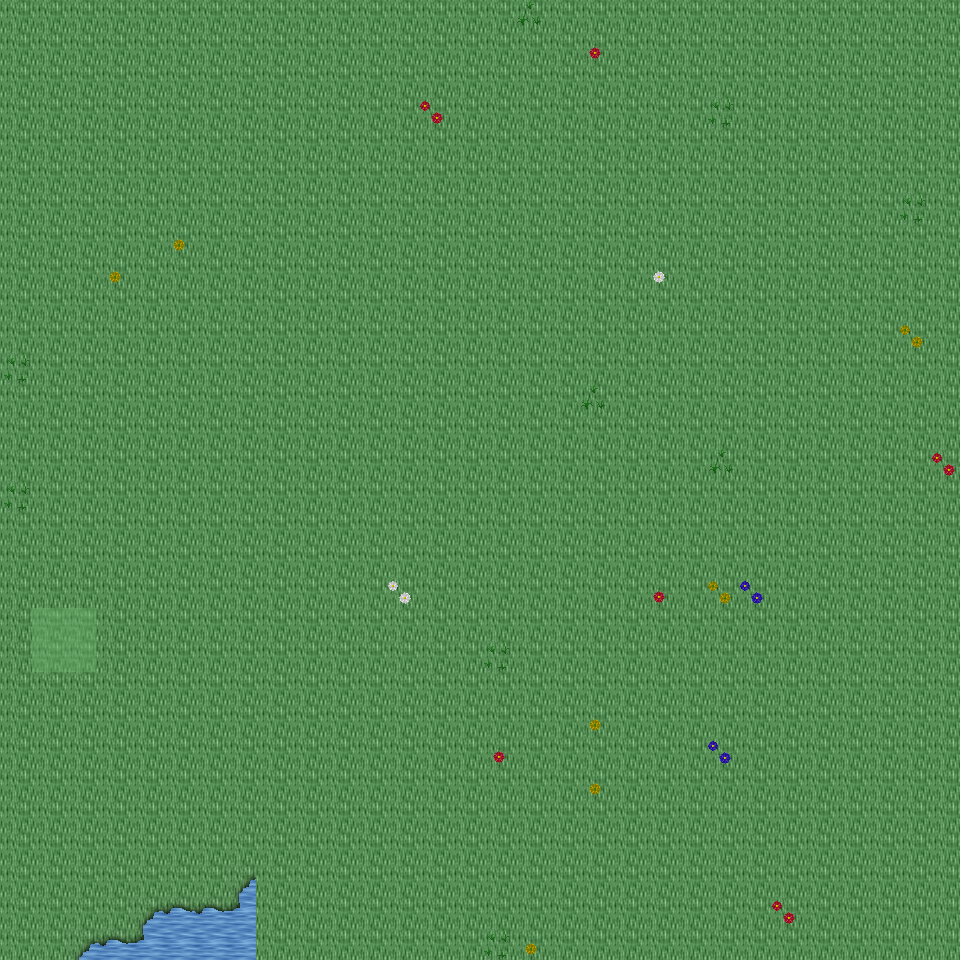

Rendered tile map (Tiled .tmx) drawn with the repository's tilesets; below, a short description and the map source with its tile grids summarised:
An orthogonal 30x30 tile map with 32x32 px tiles, 6 tile layers (Ground, Object, Object2, Above, ...), 28 tilesets and 3 objects (3x mapExit).

<map version="1.0" orientation="orthogonal" renderorder="right-down" width="30" height="30" tilewidth="32" tileheight="32" nextobjectid="4">
  <tileset firstgid="1" name="tileset_ground_ground" tilewidth="32" tileheight="32" tilecount="33" columns="3">
    <image source="../drawable/tileset_ground_ground.png" width="96" height="352" />
  </tileset>
  <tileset firstgid="34" name="tileset_ground_water_pool" tilewidth="32" tileheight="32" tilecount="72" columns="3">
    <image source="../drawable/tileset_ground_water_pool.png" width="96" height="768" />
  </tileset>
  <tileset firstgid="106" name="tileset_plant_flower_daisy_red" tilewidth="32" tileheight="32" tilecount="8" columns="2">
    <image source="../drawable/tileset_plant_flower_daisy_red.png" width="64" height="128" />
  </tileset>
  <tileset firstgid="114" name="tileset_plant_flower_daisy_white" tilewidth="32" tileheight="32" tilecount="8" columns="2">
    <image source="../drawable/tileset_plant_flower_daisy_white.png" width="64" height="128" />
  </tileset>
  <tileset firstgid="122" name="tileset_plant_flower_daisy_yellow" tilewidth="32" tileheight="32" tilecount="8" columns="2">
    <image source="../drawable/tileset_plant_flower_daisy_yellow.png" width="64" height="128" />
  </tileset>
  <tileset firstgid="130" name="tileset_plant_flower_daisy_blue" tilewidth="32" tileheight="32" tilecount="8" columns="2">
    <image source="../drawable/tileset_plant_flower_daisy_blue.png" width="64" height="128" />
  </tileset>
  <tileset firstgid="138" name="tileset_plant_grasses" tilewidth="32" tileheight="32" tilecount="6" columns="3">
    <image source="../drawable/tileset_plant_grasses.png" width="96" height="64" />
  </tileset>
  <tileset firstgid="144" name="tileset_plant_tree_tree_darkgreen" tilewidth="32" tileheight="32" tilecount="88" columns="8">
    <image source="../drawable/tileset_plant_tree_tree_darkgreen.png" width="256" height="352" />
  </tileset>
  <tileset firstgid="232" name="tileset_ground_grass_edges" tilewidth="32" tileheight="32" tilecount="36" columns="12">
    <image source="../drawable/tileset_ground_grass_edges.png" width="384" height="96" />
  </tileset>
  <tileset firstgid="268" name="tileset_ground_grass_corners" tilewidth="32" tileheight="32" tilecount="24" columns="6">
    <image source="../drawable/tileset_ground_grass_corners.png" width="192" height="128" />
  </tileset>
  <tileset firstgid="292" name="tileset_furniture_table_long_side_on_pale" tilewidth="32" tileheight="32" tilecount="3" columns="3">
    <image source="../drawable/tileset_furniture_table_long_side_on_pale.png" width="96" height="32" />
  </tileset>
  <tileset firstgid="295" name="tileset_plant_stump_stump_brown" tilewidth="32" tileheight="32" tilecount="4" columns="2">
    <image source="../drawable/tileset_plant_stump_stump_brown.png" width="64" height="64" />
  </tileset>
  <tileset firstgid="299" name="tileset_item_sign_large" tilewidth="32" tileheight="32" tilecount="15" columns="5">
    <image source="../drawable/tileset_item_sign_large.png" width="160" height="96" />
  </tileset>
  <tileset firstgid="314" name="tileset_plant_stump_small_stump" tilewidth="32" tileheight="32" tilecount="4" columns="2">
    <image source="../drawable/tileset_plant_stump_small_stump.png" width="64" height="64" />
  </tileset>
  <tileset firstgid="318" name="tileset_building_wall_bricked_edges" tilewidth="32" tileheight="32" tilecount="25" columns="5">
    <image source="../drawable/tileset_building_wall_bricked_edges.png" width="160" height="160" />
  </tileset>
  <tileset firstgid="343" name="tileset_logic_creature_orc" tilewidth="32" tileheight="32" tilecount="6" columns="6">
    <image source="../drawable/tileset_logic_creature_orc.png" width="192" height="32" />
  </tileset>
  <tileset firstgid="349" name="tileset_logic_creature_animal" tilewidth="32" tileheight="32" tilecount="32" columns="8">
    <image source="../drawable/tileset_logic_creature_animal.png" width="256" height="128" />
  </tileset>
  <tileset firstgid="381" name="tileset_logic_item_resources" tilewidth="32" tileheight="32" tilecount="6" columns="6">
    <image source="../drawable/tileset_logic_item_resources.png" width="192" height="32" />
  </tileset>
  <tileset firstgid="387" name="tileset_logic_creature_golem" tilewidth="32" tileheight="32" tilecount="4" columns="4">
    <image source="../drawable/tileset_logic_creature_golem.png" width="128" height="32" />
  </tileset>
  <tileset firstgid="391" name="tileset_logic_collision" tilewidth="32" tileheight="32" tilecount="1" columns="1">
    <image source="../drawable/tileset_logic_collision.png" width="32" height="32" />
  </tileset>
  <tileset firstgid="392" name="tileset_object_boat" tilewidth="32" tileheight="32" tilecount="42" columns="6">
    <image source="../drawable/tileset_object_boat.png" width="192" height="224" />
  </tileset>
  <tileset firstgid="434" name="tileset_furniture_table_long_front_on_pale" tilewidth="32" tileheight="32" tilecount="3" columns="1">
    <image source="../drawable/tileset_furniture_table_long_front_on_pale.png" width="32" height="96" />
  </tileset>
  <tileset firstgid="437" name="tileset_ground_green_paving" tilewidth="32" tileheight="32" tilecount="18" columns="3">
    <image source="../drawable/tileset_ground_green_paving.png" width="96" height="192" />
  </tileset>
  <tileset firstgid="455" name="tileset_logic_protection" tilewidth="32" tileheight="32" tilecount="2" columns="2">
    <image source="../drawable/tileset_logic_protection.png" width="64" height="32" />
  </tileset>
  <tileset firstgid="457" name="tileset_furniture_bed_double_peach" tilewidth="32" tileheight="32" tilecount="8" columns="2">
    <image source="../drawable/tileset_furniture_bed_double_peach.png" width="64" height="128" />
  </tileset>
  <tileset firstgid="465" name="tileset_furniture_bed_double_red" tilewidth="32" tileheight="32" tilecount="8" columns="2">
    <image source="../drawable/tileset_furniture_bed_double_red.png" width="64" height="128" />
  </tileset>
  <tileset firstgid="473" name="tileset_logic_creature_undead_skeleton" tilewidth="32" tileheight="32" tilecount="6" columns="6">
    <image source="../drawable/tileset_logic_creature_undead_skeleton.png" width="192" height="32" />
  </tileset>
  <tileset firstgid="479" name="tileset_logic_creature_undead_specter" tilewidth="32" tileheight="32" tilecount="6" columns="6">
    <image source="../drawable/tileset_logic_creature_undead_specter.png" width="192" height="32" />
  </tileset>
  <layer name="Ground" width="30" height="30">
    <data>[900 cells, 900 non-empty, 2 distinct tile ids]</data>
  </layer>
  <layer name="Object" width="30" height="30">
    <data>[900 cells, 38 non-empty, 16 distinct tile ids]</data>
  </layer>
  <layer name="Object2" width="30" height="30">
    <data>[900 cells, 0 non-empty, 0 distinct tile ids]</data>
  </layer>
  <layer name="Above" width="30" height="30">
    <data>[900 cells, 0 non-empty, 0 distinct tile ids]</data>
  </layer>
  <layer name="Above2" width="30" height="30">
    <data>[900 cells, 0 non-empty, 0 distinct tile ids]</data>
  </layer>
  <layer name="Walkable" width="30" height="30">
    <data>[900 cells, 4 non-empty, 1 distinct tile ids]</data>
  </layer>
  <objectgroup name="MapEvents">
    <object id="1" name="north" type="mapExit" x="0" y="0" width="960" height="32">
      <properties>
        <property name="map" value="level_0_x208_y77" />
        <property name="x" value="0" />
        <property name="y" value="28" />
      </properties>
    </object>
    <object id="2" name="south" type="mapExit" x="0" y="928" width="960" height="32">
      <properties>
        <property name="map" value="level_0_x208_y79" />
        <property name="x" value="0" />
        <property name="y" value="1" />
      </properties>
    </object>
    </objectgroup>
</map>
<!-- 1 of 3 objects omitted -->
